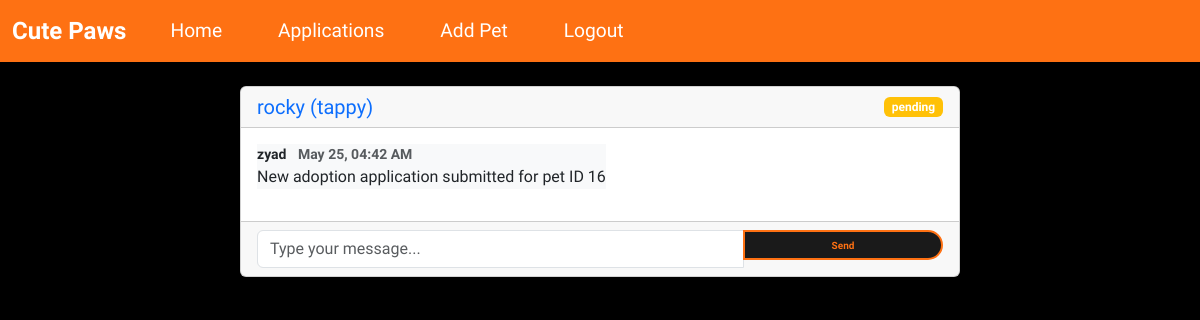
The page /messages/11 (signed in) on the database its author committed.
### wepsite/models.py (models this page shows)
class Pet(db.Model):
    id             = db.Column(db.Integer, primary_key=True)
    name           = db.Column(db.String(100))
    age            = db.Column(db.Integer)
    breed          = db.Column(db.String(100))
    description    = db.Column(db.Text)
    city           = db.Column(db.String(100))  # Changed from location to city
    image_filename = db.Column(db.String(200))
    is_adopted     = db.Column(db.Boolean, default=False)
    adoption_date = db.Column(db.DateTime)
    posted_by      = db.Column(db.Integer, db.ForeignKey('user.id'))

class AdoptionApplication(db.Model):
    id = db.Column(db.Integer, primary_key=True)
    pet_id = db.Column(db.Integer, db.ForeignKey('pet.id'))
    user_id = db.Column(db.Integer, db.ForeignKey('user.id'))
    application_date = db.Column(db.DateTime, default=func.now())
    answers = db.Column(db.Text)
    status = db.Column(db.String(20), default='pending')
    pet = db.relationship('Pet', backref='adoption_applications')

class Message(db.Model):
    id = db.Column(db.Integer, primary_key=True)
    application_id = db.Column(db.Integer, db.ForeignKey('adoption_application.id'))
    sender_id = db.Column(db.Integer, db.ForeignKey('user.id'))
    content = db.Column(db.Text)
    timestamp = db.Column(db.DateTime, default=func.now())
    is_read = db.Column(db.Boolean, default=False)
    sender = db.relationship('User', foreign_keys=[sender_id])

class User(db.Model, UserMixin):
    id         = db.Column(db.Integer, primary_key=True)
    email      = db.Column(db.String(150), unique=True, nullable=False)
    password   = db.Column(db.String(150), nullable=False)
    first_name = db.Column(db.String(150), nullable=False)
    is_admin   = db.Column(db.Boolean, default=False)

### wepsite/views.py (the view, shortened to what this page needs)
@views.route('/messages/<int:application_id>', methods=['GET', 'POST'])
@login_required
def messages(application_id):
    application = AdoptionApplication.query.get_or_404(application_id)
    if current_user.id is None or application.user_id is None or (current_user.id != application.user_id and not current_user.is_admin):
        flash("You don't have permission to view these messages.", "error")
        return redirect(url_for('views.home'))
    messages = Message.query.filter_by(application_id=application_id).order_by(Message.timestamp).all()
    messages_to_update = []
    for msg in messages:
        if msg.sender_id != current_user.id and not msg.is_read:
            msg.is_read = True
            messages_to_update.append(msg)
    if messages_to_update:
        db.session.commit()
    if current_user.is_admin:
        applications = AdoptionApplication.query.order_by(AdoptionApplication.id.desc()).all()
    else:
        applications = AdoptionApplication.query.filter_by(user_id=current_user.id).order_by(AdoptionApplication.id.desc()).all()
    for app in applications:
        app.unread = Message.query.filter(
            Message.application_id == app.id,
            Message.sender_id != current_user.id,
            Message.is_read == False
        ).count()
    return render_template(
        'messages.html',
        user=current_user,
        messages=messages,
        application=application,
        pet=application.pet,
        applications=applications  # Pass applications with unread counts
    )

### wepsite/templates/messages.html (shortened to what this page needs)
{% extends "base.html" %}
{% block content %}
<div class="container mt-4">
    <div class="row">
        <div class="col-md-8 mx-auto">
            <div class="card">
                <div class="card-header d-flex justify-content-between align-items-center">
                    <h5 class="mb-0">
                        <a href="{{ url_for('views.pet_detail', pet_id=pet.id) }}" class="text-decoration-none">
                            {{ pet.name }} ({{ pet.breed }})
                        </a>
                    </h5>
                    <span class="badge bg-{{ 'success' if application.status == 'approved' else 'warning' }}">
                        {{ application.status }}
                    </span>
                </div>
                <div class="card-body message-container" style="max-height: 500px; overflow-y: auto;">
                    {% for msg in messages %}
                        <div class="mb-3">
                            <div class="d-flex justify-content-{{ 'end' if msg.sender_id == current_user.id else 'start' }}">
                                <div class="message-bubble bg-{{ 'primary text-white' if msg.sender_id == current_user.id else 'light' }}">
                                    <small class="d-block fw-bold">
                                        {{ msg.sender.first_name }}
                                        <span class="text-muted ms-2">{{ msg.timestamp.strftime('%b %d, %I:%M %p') }}</span>
                                    </small>
                                    <p class="mb-0">{{ msg.content }}</p>
                                </div>
                            </div>
                        </div>
                    {% endfor %}
                </div>
                <div class="card-footer">
                    <form method="POST" action="{{ url_for('views.messages', application_id=application.id) }}">
                        <div class="input-group">
                            <input type="text" name="message" class="form-control" placeholder="Type your message..." required>
                            <button type="submit" class="btn btn-primary">Send</button>
                        </div>
                    </form>
                </div>
            </div>
        </div>
    </div>
</div>
{% endblock %}

### wepsite/templates/base.html (style rules this page uses)
body { background-color: #000000; font-family: "Saira", sans-serif; font-optical-sizing: auto; color: #fff; margin: 0; padding: 0; height: 100vh; }
.btn { border-radius: 35px; width: 200px; height: 30px; border: 2px solid #fe7113; background-color: #1a1a1a; color: #fe7113; font-size: 10px; font-weight: bold; cursor: pointer; }

### rows shown on the page
Pet: name "rocky", breed "tappy"
AdoptionApplication: status "pending"
Message: sender.first_name "zyad", timestamp "May 25, 04:42 AM", content "New adoption application submitted for pet ID 16"
